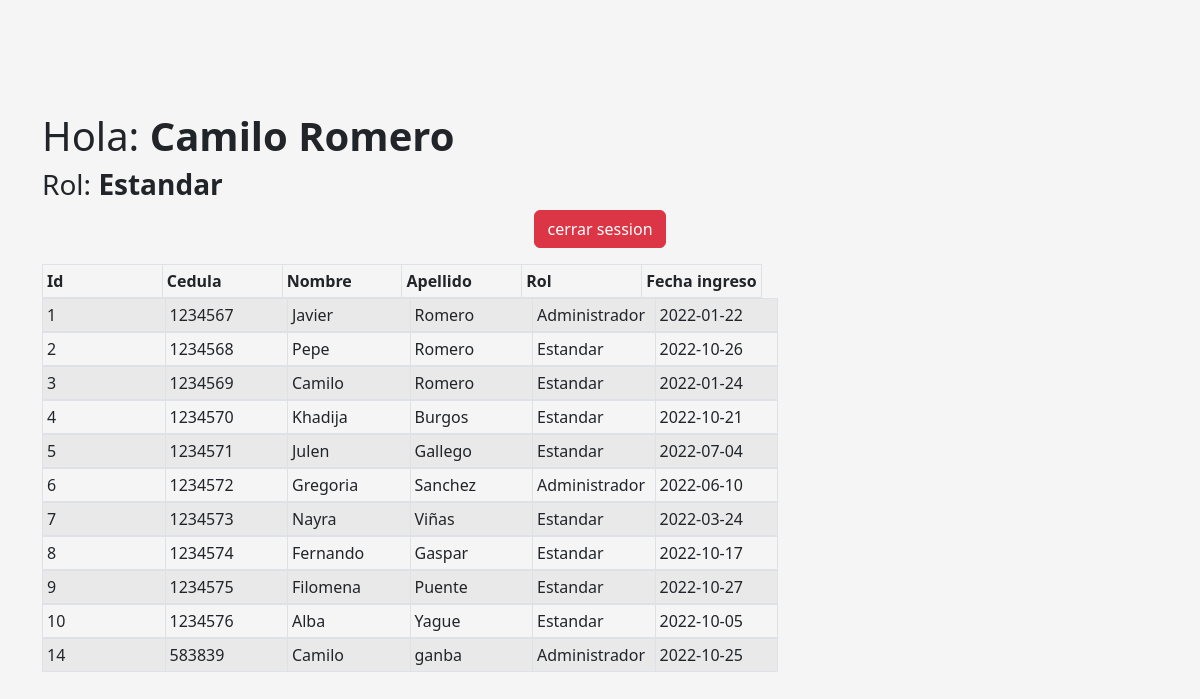
Page /Inicio.php (signed in) on the committed database.
### tables this page shows
CREATE TABLE `usuarios` (
  `id_usuario` int(11) NOT NULL,
  `cedula` int(15) NOT NULL,
  `nombre_usuario` varchar(64) DEFAULT NULL,
  `apellido_usuario` varchar(64) DEFAULT NULL,
  `id_rol` int(11) DEFAULT NULL,
  `password` varchar(64) DEFAULT NULL,
  `fecha_ingreso` date DEFAULT NULL
);

CREATE TABLE `roles` (
  `id` int(11) NOT NULL,
  `rol` varchar(64) DEFAULT NULL
);

### controlador/controladorUsuario.php (called while the page is built, shortened)
<?php
include "modelo/ConexionBd.php";
$ConexionBBD = new ConexionBd();
$roles = [];
$respuesta = $ConexionBBD->query("SELECT * FROM roles");
while ($datos = $respuesta->fetch_assoc()) {
    $roles[] = $datos;
}

### modelo/ConexionBd.php (called while the page is built, shortened)
<?php
class ConexionBd
{
    private $conexion;
    public function __construct()
    {
        $this->conexion = new mysqli(DB_HOST, DB_USER, DB_PASSWORD, DB_NAME);
        $this->conexion->set_charset("utf8");
    }
    public function query($sql)
    {
        return $this->conexion->query($sql);
    }
}
?>

### Inicio.php (the view, shortened to what this page needs)
<?php
include "controlador/controladorUsuario.php";
$nombre = $_SESSION["Nombre"] . " " . $_SESSION["Apellido"];
$roles_name = [];
foreach ($roles as $key => $value) {
    $roles_name[$value["id"]] = $value["rol"];
}
?>
<!DOCTYPE html>
<html lang="en">
<head>
    <link href="https://cdn.jsdelivr.net/npm/bootstrap@5.2.2/dist/css/bootstrap.min.css" rel="stylesheet">
    <link href="assets/css/style.css" rel="stylesheet">
</head>
<body>
    <div class="container m-6">
        <p class="h1">Hola: <b><?= $nombre ?></b></p>
        <p class="h3">Rol: <b><?= $roles_name[$_SESSION["Rol"]] ?></b></p>
        <div class="text-center">
            <a class="btn btn-danger" href="controlador/Controlador_cerrar_session.php" role="button">cerrar session</a>
        </div>
        <div class="row">
            <div class="col-8">
                <div class="d-flex overflow-hidden">
                    <table id="data-table" class="table table-fixed table-striped table-bordered table-hover table-sm">
                        <thead>
                            <tr>
                                <th scope="col">Id</th>
                                <th scope="col">Cedula</th>
                                <th scope="col">Nombre</th>
                                <th scope="col">Apellido</th>
                                <th scope="col">Rol</th>
                                <th scope="col">Fecha ingreso</th>
                            </tr>
                        </thead>
                        <tbody>
                            <?php foreach ($ConexionBBD->query("SELECT * FROM usuarios  JOIN roles ON roles.id = usuarios.id_rol ") as $row) : ?>
                                <tr>
                                    <td scope="row"><?php echo $row["id_usuario"] ?></td>
                                    <td scope="row"><?php echo $row["cedula"] ?></td>
                                    <td scope="row"><?php echo $row["nombre_usuario"] ?></td>
                                    <td scope="row"><?php echo $row["apellido_usuario"] ?></td>
                                    <td scope="row"><?php echo $row["rol"] ?></td>
                                    <td scope="row"><?php echo $row["fecha_ingreso"] ?></td>
                                </tr>
                            <?php endforeach; ?>
                        </tbody>
                    </table>
                </div>
            </div>
        </div>
    </div>
</body>
</html>

### assets/css/style.css (style rules this page uses)
html, body { height: 100%; }
body { display: flex; align-items: center; padding-top: 40px; padding-bottom: 40px; background-color: #f5f5f5; }
tbody { display: block; max-height: 500px; overflow-y: auto; overflow-x: hidden; }
thead, tbody tr { display: table; width: 100%; table-layout: fixed; }
thead { width: calc(100% - 1em); }

### rows in the picture
usuarios: id_usuario "1", cedula "1234567", nombre_usuario "Javier", apellido_usuario "Romero", id_rol.rol "Administrador", fecha_ingreso "2022-01-22"
usuarios: id_usuario "2", cedula "1234568", nombre_usuario "Pepe", apellido_usuario "Romero", id_rol.rol "Estandar", fecha_ingreso "2022-10-26"
usuarios: id_usuario "3", cedula "1234569", nombre_usuario "Camilo", apellido_usuario "Romero", id_rol.rol "Estandar", fecha_ingreso "2022-01-24"
usuarios: id_usuario "4", cedula "1234570", nombre_usuario "Khadija", apellido_usuario "Burgos", id_rol.rol "Estandar", fecha_ingreso "2022-10-21"
usuarios: id_usuario "5", cedula "1234571", nombre_usuario "Julen", apellido_usuario "Gallego", id_rol.rol "Estandar", fecha_ingreso "2022-07-04"
usuarios: id_usuario "6", cedula "1234572", nombre_usuario "Gregoria", apellido_usuario "Sanchez", id_rol.rol "Administrador", fecha_ingreso "2022-06-10"
usuarios: id_usuario "7", cedula "1234573", nombre_usuario "Nayra", apellido_usuario "Viñas", id_rol.rol "Estandar", fecha_ingreso "2022-03-24"
usuarios: id_usuario "8", cedula "1234574", nombre_usuario "Fernando", apellido_usuario "Gaspar", id_rol.rol "Estandar", fecha_ingreso "2022-10-17"
usuarios: id_usuario "9", cedula "1234575", nombre_usuario "Filomena", apellido_usuario "Puente", id_rol.rol "Estandar", fecha_ingreso "2022-10-27"
usuarios: id_usuario "10", cedula "1234576", nombre_usuario "Alba", apellido_usuario "Yague", id_rol.rol "Estandar", fecha_ingreso "2022-10-05"
usuarios: id_usuario "14", cedula "583839", nombre_usuario "Camilo", apellido_usuario "ganba", id_rol.rol "Administrador", fecha_ingreso "2022-10-25"

### other values in the picture
$nombre "Camilo Romero"
$roles_name[$_SESSION["Rol"]] "Estandar"
